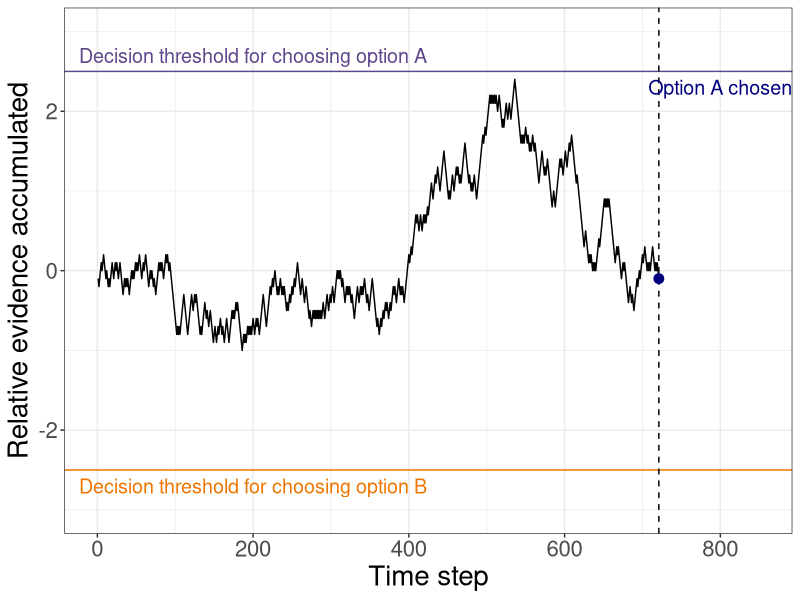
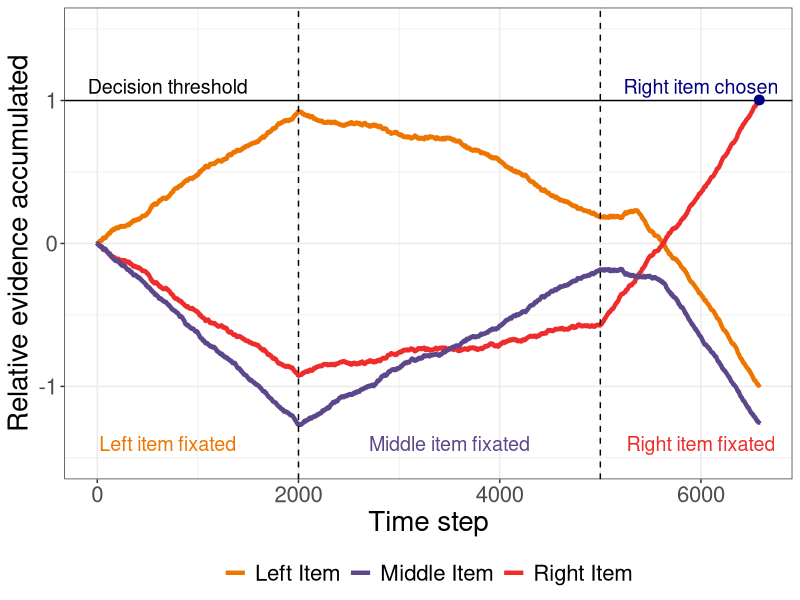
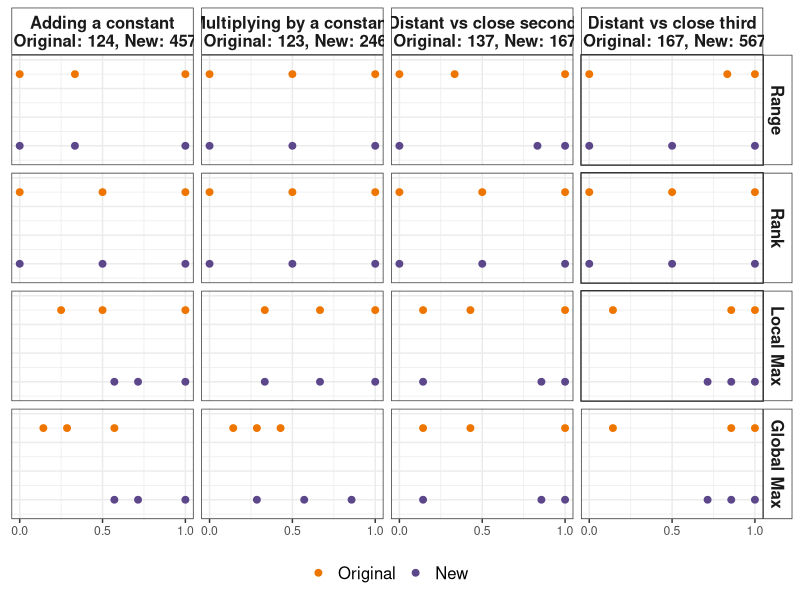
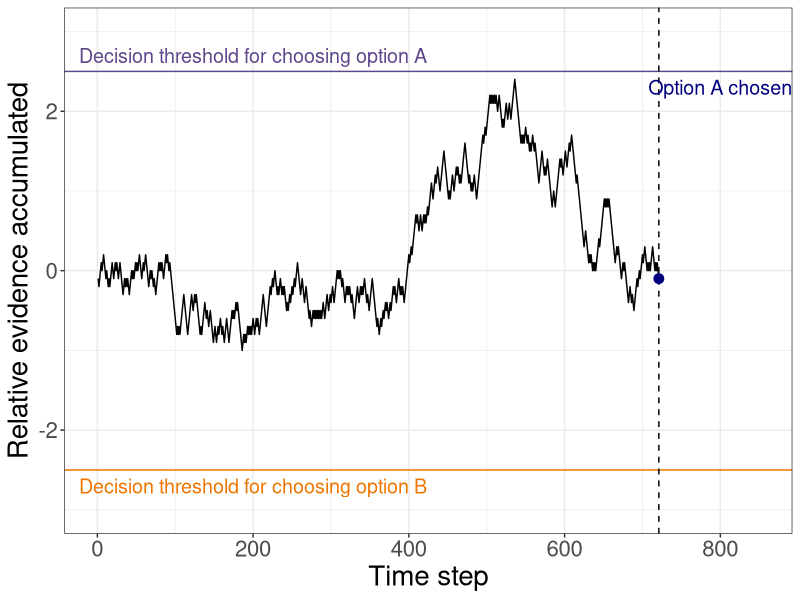
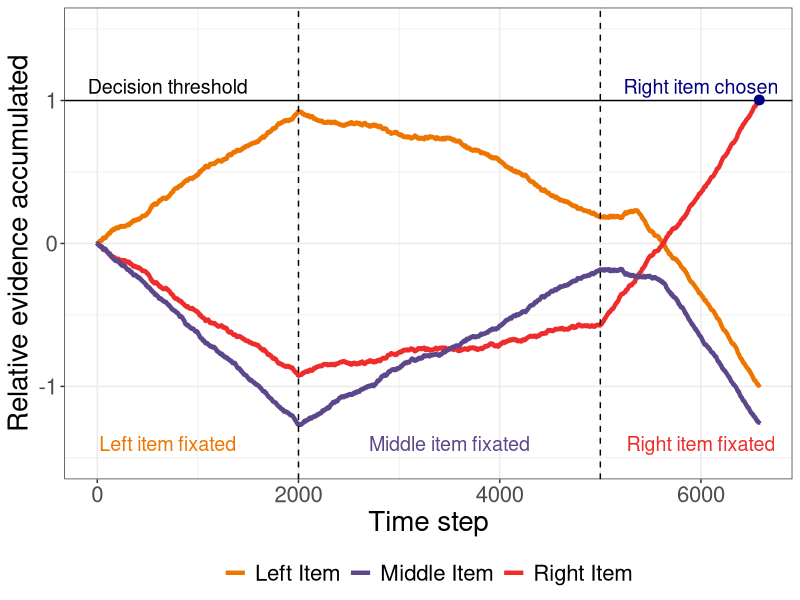
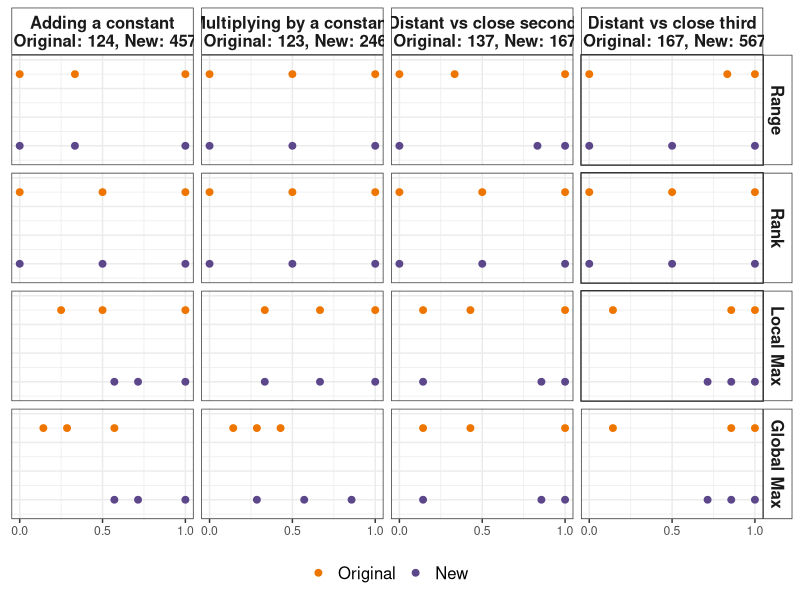

Write R code to recreate these figures, in order.
setwd("C:/Anna/addm_writeup")
library(data.table)
library(ggplot2)

set.seed(10)

n <- 1000
x <- cumsum(sample(c(-0.1, 0.1), n, TRUE))

data <- data.table("Time_step" = c(seq(1:1000)), "Relative_Evidence" = x) 

ggplot(data = data[Time_step <= 721], aes(x = Time_step, y = Relative_Evidence)) + 
  theme_bw()+
  geom_line() + 
  geom_hline(yintercept = 2.5, colour ="mediumpurple4") + 
  geom_hline(yintercept = -2.5, colour ="darkorange2") + xlim(c(0,850)) + ylim(c(-3,3)) +
  annotate("text", x = 200, y = 2.7,size = 5, label = "Decision threshold for choosing option A", colour = "mediumpurple4")+
  annotate("text", x = 200, y = -2.7,size = 5, label = "Decision threshold for choosing option B", colour = "darkorange2") +
  geom_vline(xintercept = 721, linetype = "dashed") + 
  geom_point(data= data[Time_step == 721,], colour = "navyblue", size = 3) +
  xlab("Time step") + ylab("Relative evidence accumulated") +
  annotate("text", x = 800, y = 2.3, label = "Option A chosen", colour = "navyblue", size = 5) +
  theme(text = element_text(size = 20))
ggsave("c1_randomwalk.pdf")


aDDM <- function(r, d, theta.unattended, sigma) {
  # r is a vector with the values of the options
  # theta is the attentional discounting of the non attended options
  # d controls the speed of integration
  #theta.unattended <- 0.3
  #sigma <- 0
  # create a variable with the row index of the given value set within the subjective values matrix 
  #d <- 0.1
  
  #r <- c(7,4,5)
  set.seed(1)
  
  no.options <- length(r)
  I <- -(1:no.options)
  E <- c(0,0,0)
  chosen <- NA
  choice.time <- 0
  fixation.number <- 0
  fixations <- c(rep(1,2000),rep(2,3000),rep(3,2000))
  relative_values <- NULL
  sapply(1:length(fixations), function (x) {
    fixated <- fixations[x]
    theta <- rep(theta.unattended, no.options)
    theta[fixated] <- 1
    # Vectorised version of a fixation
    noise <- matrix(rnorm(no.options, mean=0, sd=sigma), nrow=no.options)
    delta.E <- t(d * r * theta + noise)
    E <<- E + delta.E
    #print(E)
    V <- cbind(E[1,1] - pmax.int(E[1,2],E[1,3]), E[1,2] - pmax.int(E[1,1], E[1,3]), E[1,3] - pmax.int(E[1,1],E[1,2]))
    #print(V)
    relative_values <<- data.table(rbind(relative_values, V))
    #E <<- E[,1] # Save the last E for the next fixation
  }
  )
  return(relative_values)
}


data <- aDDM(r = c(4,3,6), d = 0.0002, theta.unattended = 0.3,sigma = 0.001)
data[V1 >= 1 | V2 >= 1 | V3 >= 1]
first <- min(data[V1 >= 1 | V2 >= 1 | V3 >= 1,which=TRUE])
data <- data[1:first,]

data[,time_step := .GRP, by = 1:nrow(data)]

setnames(data,old = c("V1", "V2", "V3"), new = c("left item", "center item", "right item"))


data_new <-  melt(data, id.vars = c("time_step"),
                  measure.vars = c("left item", "center item", "right item"))
data_new[variable == "left item", variable := "Left Item"]
data_new[variable == "right item", variable := "Right Item"]
data_new[variable == "center item", variable := "Middle Item"]


ggplot(data = data_new, aes(x = time_step, y = value, colour = variable, group = variable)) +
  theme_bw() +
  geom_line(size = 1.5) + ylim(c(-1.5,1.5)) +
  scale_colour_manual(breaks = unique(data_new[,variable]), values = c("darkorange2","mediumpurple4","firebrick2")) +
  geom_hline(yintercept = 1, colour = "black") + geom_vline(xintercept = 2000, linetype = "dashed") +
  geom_vline(xintercept = 5000, linetype = "dashed") + annotate("text", x = 700, y = 1.1, label = "Decision threshold", colour = "black", size = 5) +
  annotate("text", x = 700, y = -1.4, label = "Left item fixated", colour = "darkorange2", size = 5) +
  annotate("text", x = 3500, y = -1.4, label = "Middle item fixated", colour = "mediumpurple4", size = 5) +
  annotate("text", x = 6000, y = -1.4, label = "Right item fixated", colour = "firebrick2", size = 5) +
  geom_point(data= data_new[time_step == first, list(time_step,value, variable)][3], colour = "navyblue", size = 3) +
  annotate("text", x = 6000, y = 1.1, label = "Right item chosen", size = 5,colour = "navyblue") + xlab("Time step") + ylab("Relative evidence accumulated") +
  theme(legend.title=element_blank(), legend.position = "bottom", text = element_text(size = 20))
ggsave("c1_driftrates.pdf")



Subj <- function(obj) {
  range <- sapply(obj, function(x) (x-min(obj))/(max(obj)-min(obj)))
  max <- sapply(obj, function(x) x/max(obj))
  rank <- sapply(obj, function(x) ifelse(x == max(obj),1,ifelse(x == min(obj),0,0.5)))
  # range_globmax <- sapply(obj, function(x) (x-min(obj))/(7-min(obj)))
  obj <- sapply(obj, function(x) x/7)
  cbind(obj,range,max,rank)
}

dataset <- data.table(rbind(t(Subj(c(1,2,4))),
                            t(Subj(c(4,5,7))),
                            t(Subj(c(1,2,3))),
                            t(Subj(c(2,4,6))),
                            t(Subj(c(1,3,7))),
                            t(Subj(c(1,6,7))),
                            t(Subj(c(1,6,7))),
                            t(Subj(c(5,6,7)))))

dataset[, valueset := as.character(rep(c(124,457,123,246,137,167,167,567), each = 4))]
setnames(dataset, old = c("V1", "V2", "V3"), new = c("item1", "item2", "item3"))
dataset[, Transformation := rep(c("Global Max", "Range", "Local Max", "Rank"),8)]
dataset[, Transformation := factor(Transformation, levels = c("Range", "Rank", "Local Max", "Global Max"))]
dataset[, Critical := rep(c("Adding a constant\n Original: 124, New: 457",
                            "Multiplying by a constant\n Original: 123, New: 246", 
                            "Distant vs close second\n Original: 137, New: 167", 
                            "Distant vs close third\n Original: 167, New: 567"),each = 8)]
dataset[, Critical := factor(Critical, levels =c("Adding a constant\n Original: 124, New: 457",
                                                 "Multiplying by a constant\n Original: 123, New: 246", 
                                                 "Distant vs close second\n Original: 137, New: 167", 
                                                 "Distant vs close third\n Original: 167, New: 567"))]
dataset[, Type := rep(rep(c("Original", "New"),each = 4),4)]
dataset[, Type:= factor(Type, levels = c("Original", "New"))]
dataset <- melt(dataset, measure.vars = c("item1", "item2", "item3"),
                variable.name = "item", value.name = "value")
dataset[,phonyy := rep(c(1.05,1.05,1.05,1.05,1,1,1,1), 12)]


ggplot(dataset,aes(x = value, y = phonyy, group =Type, colour = Type)) + geom_point(size = 2) + theme_bw() +
  ylim(c(0.99,1.06))  + theme(legend.position="bottom") +
  scale_x_continuous(breaks=c(0,0.5,1)) +
  theme(axis.title.y=element_blank(),
        axis.title.x=element_blank(),
        axis.text.y=element_blank(),
        axis.ticks.y=element_blank(),
        strip.background = element_rect(fill=NA),
        strip.text.x = element_text(size = 12, face="bold"),
        strip.text.y = element_text(size = 12,face="bold"),
        legend.text=element_text(size=12),
        legend.title = element_blank()) + facet_grid(Transformation~Critical) +
  scale_colour_manual(values = c("darkorange2", "mediumpurple4"))
ggsave("explain.pdf")








